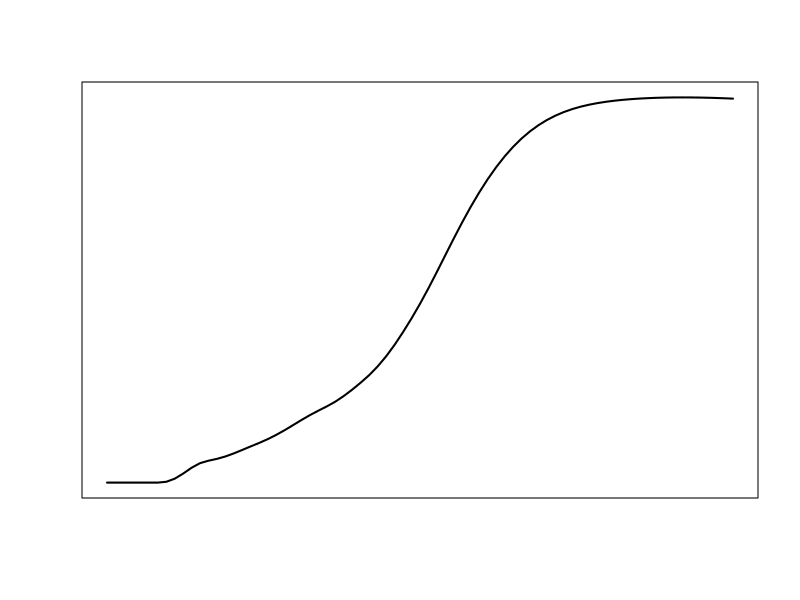

R code for this plot:
library(data.table)

dat <- fread("../make_vwp_trace_img/trace_plots.csv")
dat <- dat[cycle < 75, ]
dat$V7 <- NULL
names(dat) <- c("cycle", "partial", "apart", "pap", "da", "artial")

pdf("activation_plot.pdf", width = 4, height = 4)
with(dat, plot(cycle, partial, type = 'l', xaxt='n', yaxt='n', ylab="", xlab="",
               lwd = 2))
dev.off()
#
# dat1 <- copy(dat)
# dat1[, cycle := 0.9 * cycle]
#
# dat3 <- copy(dat)
#
# dat3[, `:=`(apart2 = 0.6 * apart, cycle = cycle * 1.25)]
#
# dat4 <- copy(dat)
# dat4[, `:=`(cycle = 0.9*cycle)]
#
# #dat[, apart2 := 0.6 * apart]
# ll <- 4
#
# with(dat1, plot(cycle, partial, type = 'l', lwd = ll))
# #with(dat4, lines(cycle, apart, col = 'green', lwd = ll))
# #with(dat3, lines(cycle, apart2, col = "red", lwd = ll))
#
# # newval <- (dat4$apart + dat3$apart2) /2
# # lines(dat3$cycle, newval, col = 'purple')
#
# dat2 <- copy(dat)
# dat2 <- dat2[, .(cycle, apart)]
# dat2[, cycle := cycle * 1.45]
# dat2[, apart := apart * 0.3]
#
# lines(dat2$cycle, dat2$apart, col = 'blue', lwd = ll)
#
#
# newdat <- dat4[cycle > 30, ]
# newdat <- newdat[cycle < 44, ]
# newdat$cycle <- seq(31, 66, length.out = 15)
# newdat[, apart := apart * exp(seq(0, -1.5, length.out = 15))]
#
# dat5 <- rbind(dat4[cycle < 30, ], newdat)
# lines(dat5$cycle, dat5$apart, col = 'orange', lwd = ll)
#
#
#
# newdat2 <- dat3[cycle > 45, ]
# newdat2 <- newdat2[cycle < 60, ]
# newdat2$cycle <- seq(45, 70, length.out = 11)
# newdat2[, apart2 := apart2 * exp(seq(0, -1, length.out = 11)) ]
#
# dat6 <- rbind(dat3[cycle <= 40, ], newdat2)
# lines(dat6$cycle, dat6$apart2, col = 'brown', lwd = ll)
#
#
# d1 <- dat1[, .(cycle, partial)]
# d2 <- dat2[, .(cycle, apart)]
# dat5[, apart3 := apart]
# d3 <- dat5[, .(cycle, apart3)]
# d4 <- dat6[, .(cycle, apart2)]
#
# dd1 <- melt(d1, id.vars = 'cycle', variable.name = "word", value.name = "activation")
# dd2 <- melt(d2, id.vars = 'cycle', variable.name = "word", value.name = "activation")
# dd3 <- melt(d3, id.vars = 'cycle', variable.name = "word", value.name = "activation")
# dd4 <- melt(d4, id.vars = 'cycle', variable.name = "word", value.name = "activation")
#
# dd3$activation <- dd3$activation*.85
# dd2$activation <- dd2$activation*.75
#
# dat <- rbindlist(list(dd1, dd2, dd3, dd4))
#
# dat <- rbindlist(list(dd2, dd3, dd1, dd4))
#
# library(ggplot2)
#
# pdf("fake_proportion.pdf", width = 3, height = 3)
# ggplot(dat[cycle < 70, ], aes(cycle, activation, color = word)) + geom_line(linewidth = 1) +
#   theme_classic() +
#   theme(legend.position = "none", axis.text = element_blank(), axis.ticks = element_blank()) +
#   labs(x = "Time", y = "Proportion of Fixation")
# dev.off()
